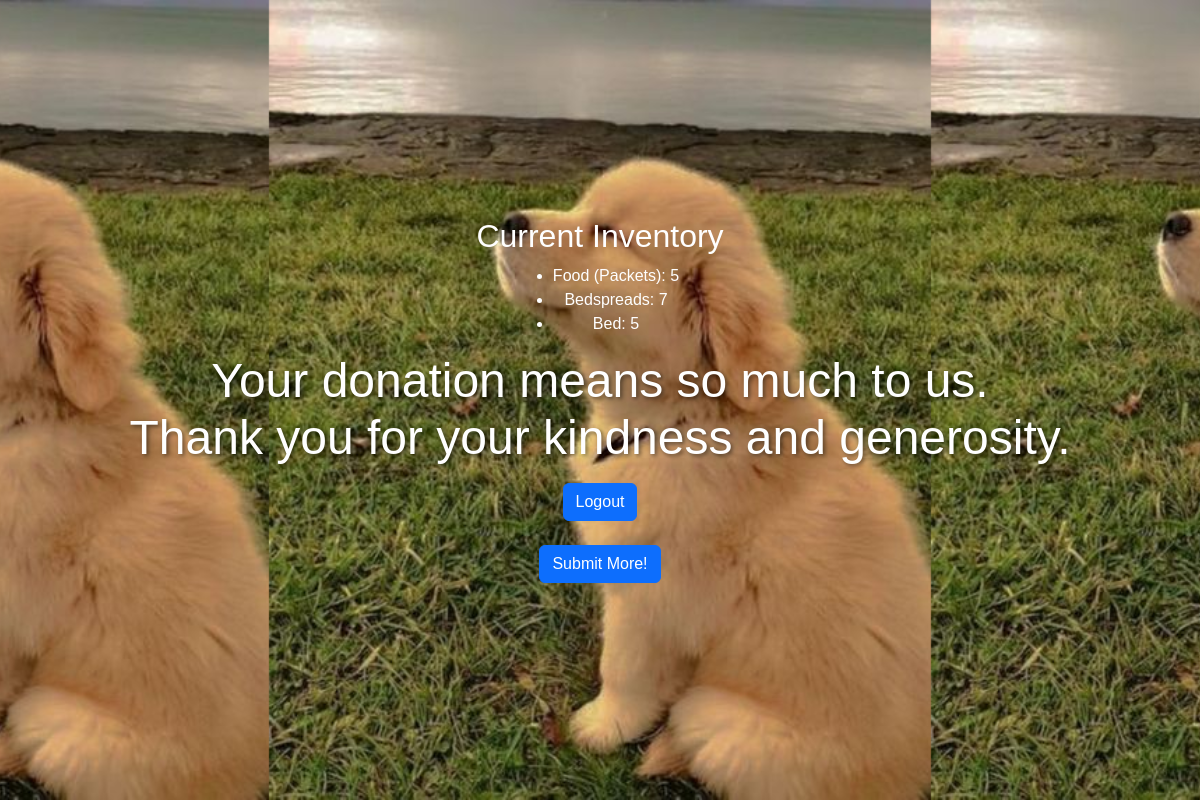
Page /rec_cont (signed in) on the earlier database version.
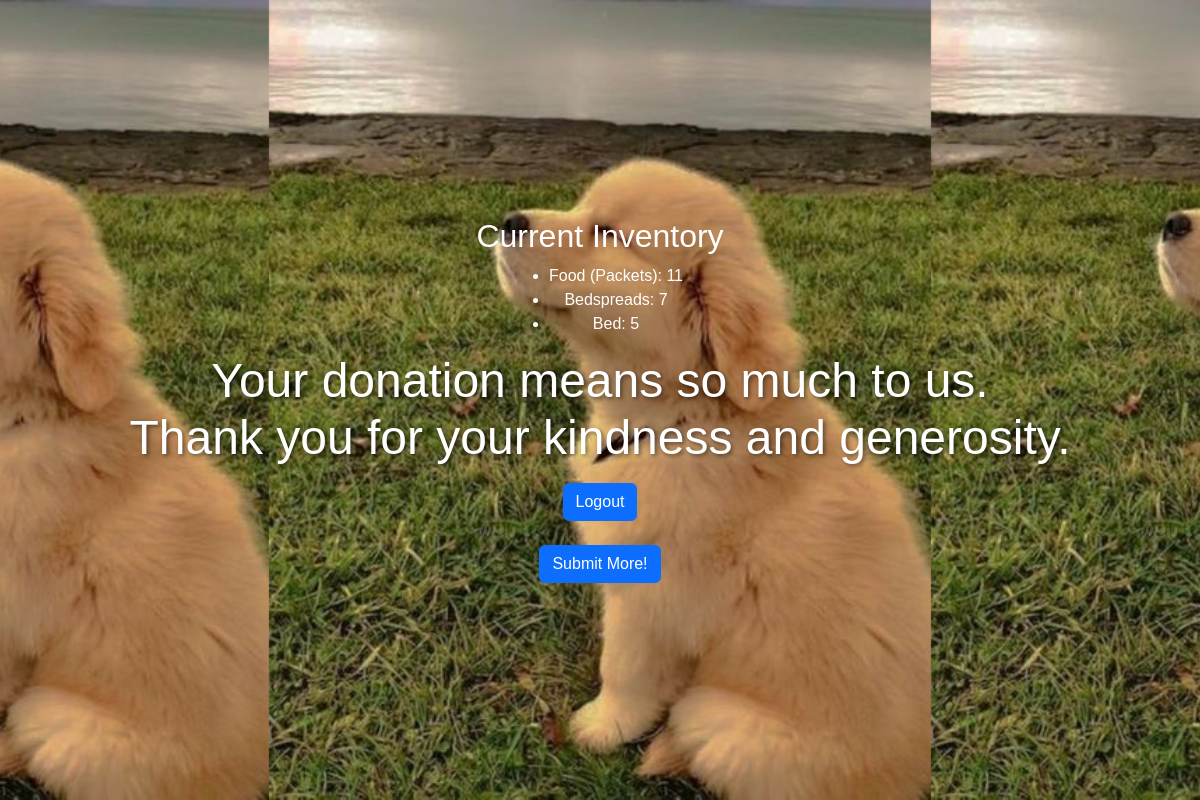
Same page on the later database version.
### fourplay/models.py (models this page shows, shortened)
class Inventory(db.Model):
    id = db.Column(db.Integer, primary_key=True)
    item = db.Column(db.String(40), nullable=False)
    quantity = db.Column(db.Integer, nullable=False)

### fourplay/routes.py (the view)
@app.route("/rec_cont")
@login_required
def rec_cont():
    inv = Inventory.query.all()
    return render_template('rec_cont.html', inv=inv)

### fourplay/__init__.py (called while the page is built)
@app.before_request
def create_tables():
    db.create_all()

### fourplay/models.py (called while the page is built)
@login_manager.user_loader
def load_user(volunteer_id):
    return Volunteer.query.get(int(volunteer_id))

### fourplay/templates/rec_cont.html (shortened to what this page needs)
<!DOCTYPE html>
<html lang="en">
<head>
    <link href="https://cdn.jsdelivr.net/npm/bootstrap@5.3.0/dist/css/bootstrap.min.css" rel="stylesheet">
</head>
<body>
    <div class="content-section">
        <h2>Current Inventory</h2>
        <ul>
            {% for entry in inv %}
                <li>{{ entry.item }}: {{ entry.quantity }}</li>
            {% endfor %}
        </ul>
        <h1> Your donation means so much to us.<br>
            Thank you for your kindness and generosity.
        </h1>
    <div class="button-container">
        <a href="{{ url_for('logout') }}" class="btn btn-primary">Logout</a>
    </div>
    <br>
    <div class="button-container">
        <a href="{{ url_for('contributor') }}" class="btn btn-primary">Submit More!</a>
    </div>
    </div>
</body>
</html>

### fourplay/templates/rec_cont.html (style rules this page uses)
body { margin: 0; padding: 0; font-family: 'Poppins', sans-serif; background-color: #f8f9fa; overflow-x: hidden; }
.content-section { background: url(/static/images/doggo.jpg) repeat center center; background-size: contain; height: 100vh; display: flex; flex-direction: column; justify-content: center; align-items: center; text-align: center; color: #ffffff; padding: 20px; }
h1 { font-size: 3rem; margin-bottom: 1rem; text-shadow: 2px 2px 4px rgba(0, 0, 0, 0.5); }

Differences in the rows shown:
changed Inventory "Food (Packets)": quantity "5" → "11"
